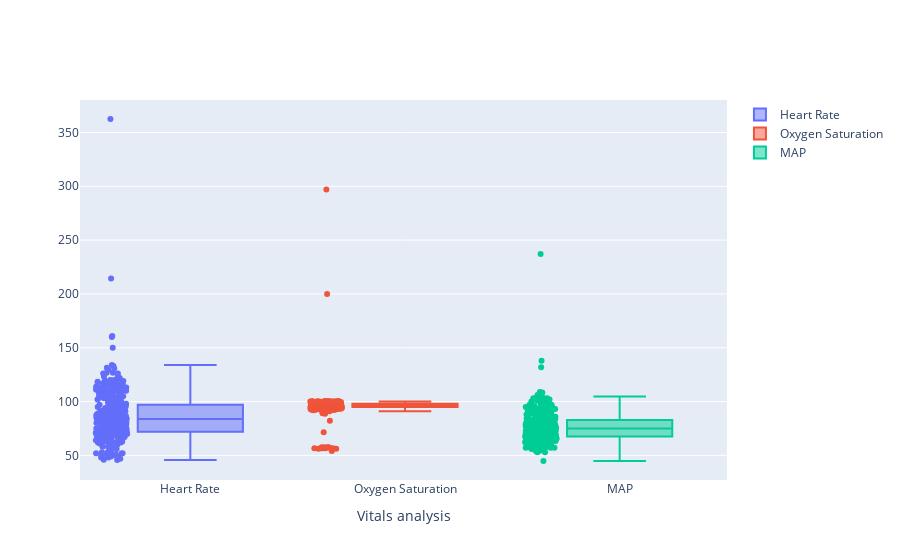

Notebook source saved alongside this figure:
### Markdown cell above
## Vitals univariate analysis

### Code cell
fig = go.Figure()
fig.update_layout(xaxis_title='Vitals analysis')
for i in range(len(list_vit)):
    fig.add_trace(go.Box(y=pd.concat(batchs)[list_vit[i]], boxpoints='all', name = list_vit_clean[i]))

fig.show()

### Figure 1 — Plotly figure (JSON) as saved in the notebook; plotly's stock layout.template omitted (floating-point values rounded to 4 significant figures; data arrays with more than 128 entries replaced by an {"elided": "..."} marker saying what was removed)
{"data": [{"boxpoints": "all", "name": "Heart Rate", "y": {"elided": "363 float values"}, "type": "box"}, {"boxpoints": "all", "name": "Oxygen Saturation", "y": {"elided": "363 float values"}, "type": "box"}, {"boxpoints": "all", "name": "MAP", "y": {"elided": "363 float values"}, "type": "box"}], "layout": {"xaxis": {"title": {"text": "Vitals analysis"}}}}
